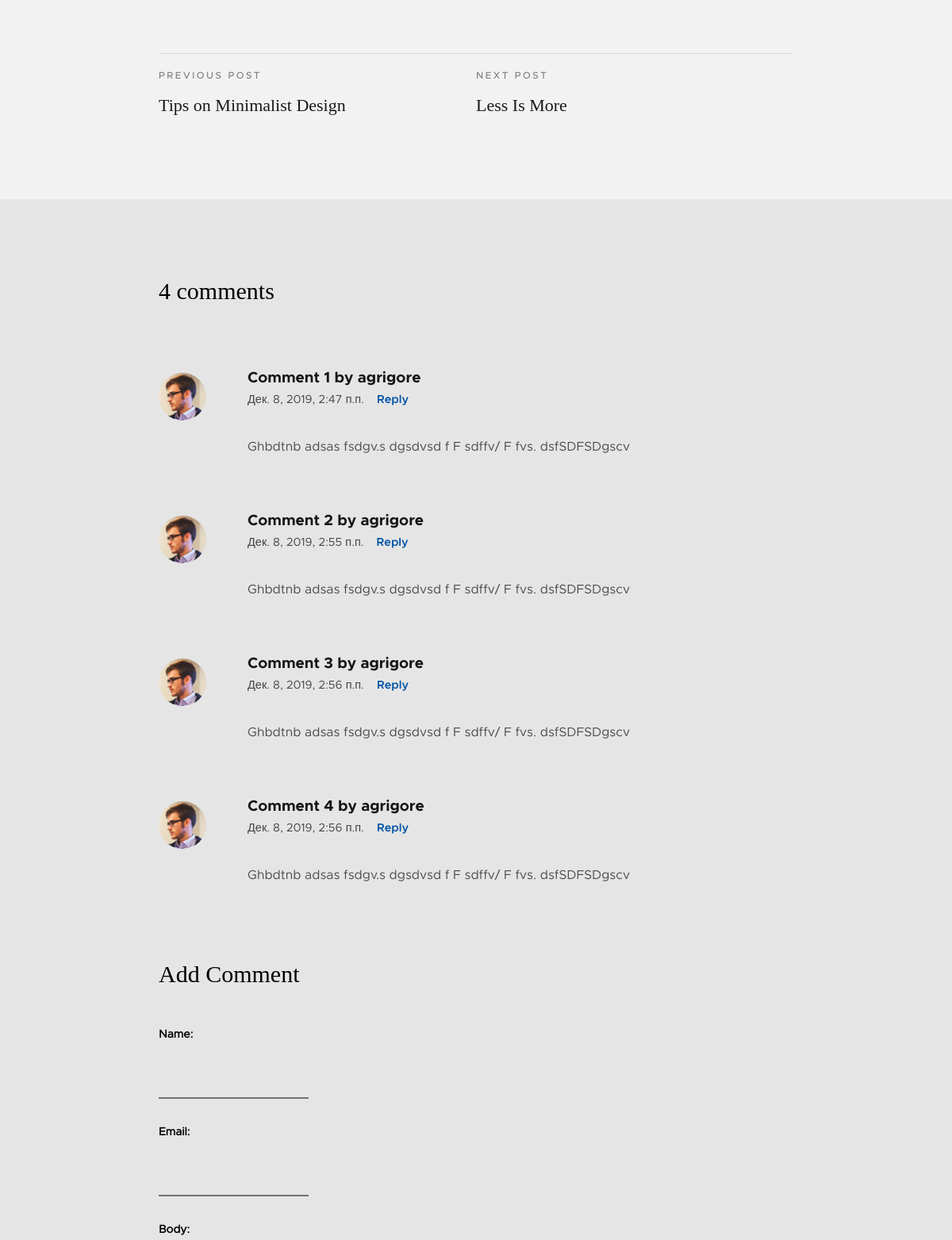
Page /2019/12/3/ochem-govoryat-stranicy-v-socsetyah/ (middle part) on the earlier database version.
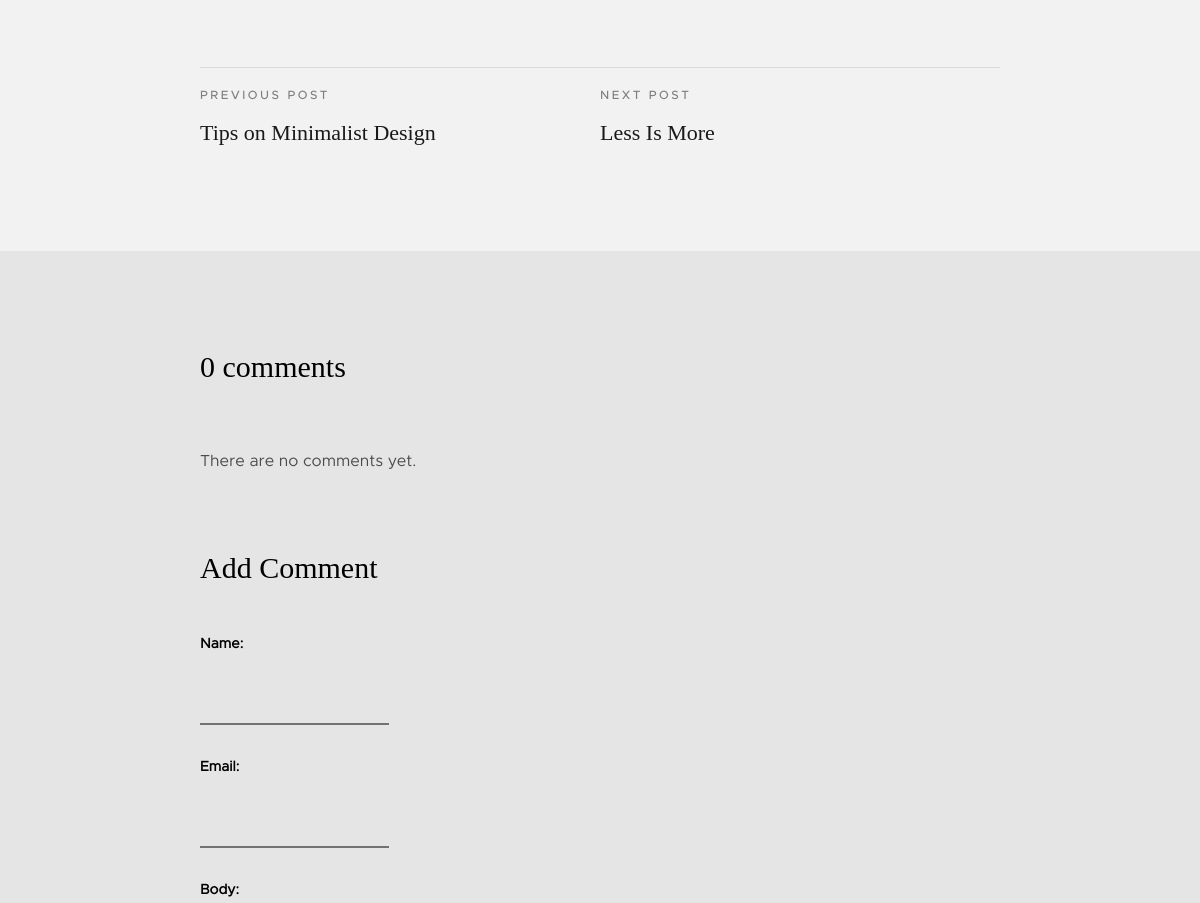
Same page on the later database version.
### Blog/models.py (models this page shows, shortened)
class Comment(models.Model):
    post = models.ForeignKey(Post, related_name='comments', on_delete=models.CASCADE)
    name = models.CharField(max_length=80)
    email = models.EmailField()
    body = models.TextField()
    created = models.DateTimeField(auto_now_add=True)
    updated = models.DateTimeField(auto_now=True)
    active = models.BooleanField(default=True)
    class Meta:
        ordering = ('created',)

### Blog/views.py (the view)
# urls.py: path('<int:year>/<int:month>/<int:day>/<slug:post>/',post_detail, name='post_detail'),
def post_detail(request, year, month, day, post):
    post = get_object_or_404(Post, slug=post,
                                   status='published',
                                   published__year=year,
                                   published__month=month,
                                   published__day=day)
    comments = post.comments.filter(active=True)
    if request.method == 'POST':
        comment_form = CommentForm(data=request.POST)
        if comment_form.is_valid():
            new_comment = comment_form.save(commit=False)
            new_comment.post = post
            new_comment.save()
    else:
        comment_form = CommentForm()
    return render(request,
                  'Blog/post/single-standard.html',
                 {'post': post,
                  'comments': comments,
                  'comment_form': comment_form})

### Blog/forms.py
class CommentForm(forms.ModelForm):
    class Meta:
        model = Comment
        fields = ('name', 'email', 'body')

### Blog/models.py (called while the page is built)
    def __str__(self):
        return self.title

### templates/Blog/post/single-standard.html (shortened to what this page needs)
{% load static %}
<head>
    <link rel="stylesheet" href="{% static 'css/base.css'%}">
    <link rel="stylesheet" href="{% static 'css/vendor.css'%}">
    <link rel="stylesheet" href="{% static 'css/main.css'%}">
</head>
<body id="top">
    <section class="s-content s-content--narrow s-content--no-padding-bottom">
        <article class="row format-standard">
            <div class="col-full s-content__main">
            <p><a class="btn btn--stroke full-width" href="{% url "blog:post_share" post.id %}">Поделиться по e-mail</a>
                <div class="s-content__pagenav">
                    <div class="s-content__nav">
                        <div class="s-content__prev">
                            <a href="#0" rel="prev">
                                <span>Previous Post</span>
                                Tips on Minimalist Design
                            </a>
                        </div>
                        <div class="s-content__next">
                            <a href="#0" rel="next">
                                <span>Next Post</span>
                                Less Is More
                            </a>
                        </div>
                    </div>
                </div>
            </div>
        </article>
        <div class="comments-wrap">
            <div id="comments" class="row">
                <div class="col-full">
{% with comments.count as total_comments %}
                    <h3 class="h2"> {{ total_comments }} comment{{ total_comments|pluralize }}</h3>
{% endwith %}
                    <ol class="commentlist">
{% for comment in comments %}
                        <li class="depth-1 comment">
                            <div class="comment__avatar">
                                <img width="50" height="50" class="avatar" src="images/avatars/user-01.jpg" alt="">
                            </div>
                            <div class="comment__content">
                                <div class="comment__info">
                                    <cite> Comment {{ forloop.counter }} by {{ comment.name }}</cite>
                                    <div class="comment__meta">
                                        <time class="comment__time">{{ comment.created }}</time>
                                        <a class="reply" href="#0">Reply</a>
                                    </div>
                                </div>
                                <div class="comment__text">
                                <p>{{ comment.body|linebreaks }}</p>
                                </div>
                            </div>
                        </li>
{% empty %}
    <p>There are no comments yet.</p>
{% endfor %}
                    {% if new_comment %}
<h2>Your comment has been added.</h2>
{% else %}
                    <div class="respond">
                        <h3 class="h2">Add Comment</h3>
                        <form name="contactForm" id="contactForm" method="post" action="">
                            <fieldset>
                                {{ comment_form.as_p }}
                            </fieldset>
                        </form>
                    </div>
                </div>
            </div>
        </div>
{% endif %}
    </section>
</body>
</html>

Differences in the rows shown:
removed Comment: name "agrigore", created "Дек. 8, 2019, 2:47 п.п.", body "Ghbdtnb adsas fsdgv.s dgsdvsd f F sdffv/ F fvs. dsfSDFSDgscv"
removed Comment: name "agrigore", created "Дек. 8, 2019, 2:55 п.п.", body "Ghbdtnb adsas fsdgv.s dgsdvsd f F sdffv/ F fvs. dsfSDFSDgscv"
removed Comment: name "agrigore", created "Дек. 8, 2019, 2:56 п.п.", body "Ghbdtnb adsas fsdgv.s dgsdvsd f F sdffv/ F fvs. dsfSDFSDgscv"
removed Comment: name "agrigore", created "Дек. 8, 2019, 2:56 п.п.", body "Ghbdtnb adsas fsdgv.s dgsdvsd f F sdffv/ F fvs. dsfSDFSDgscv"
Other differences:
{{ total_comments }}: "4" → "0"
text now shown: "There are no comments yet."
